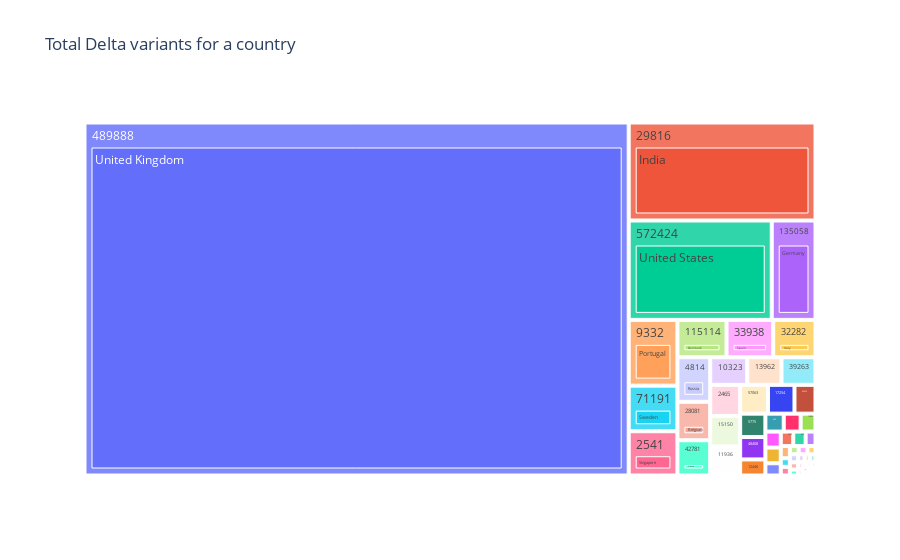

Notebook source saved alongside this figure:
### Code cell
fig = px.treemap(Delta1,values = 'num_sequences',
                 path = ['num_sequences_total','location'],
                 title="Total Delta variants for a country")
fig.show()

### Figure 1 — Plotly figure (JSON) as saved in the notebook; plotly's stock layout.template omitted (floating-point values rounded to 4 significant figures; data arrays with more than 128 entries replaced by an {"elided": "..."} marker saying what was removed)
{"data": [{"branchvalues": "total", "domain": {"x": [0, 1], "y": [0, 1]}, "hovertemplate": "labels=%{label}<br>num_sequences=%{value}<br>parent=%{parent}<br>id=%{id}<extra></extra>", "ids": {"elided": "161 str values"}, "labels": {"elided": "161 str values"}, "name": "", "parents": {"elided": "161 str values"}, "type": "treemap", "values": {"elided": "161 int values"}}], "layout": {"legend": {"tracegroupgap": 0}, "title": {"text": "Total Delta variants for a country"}}}
